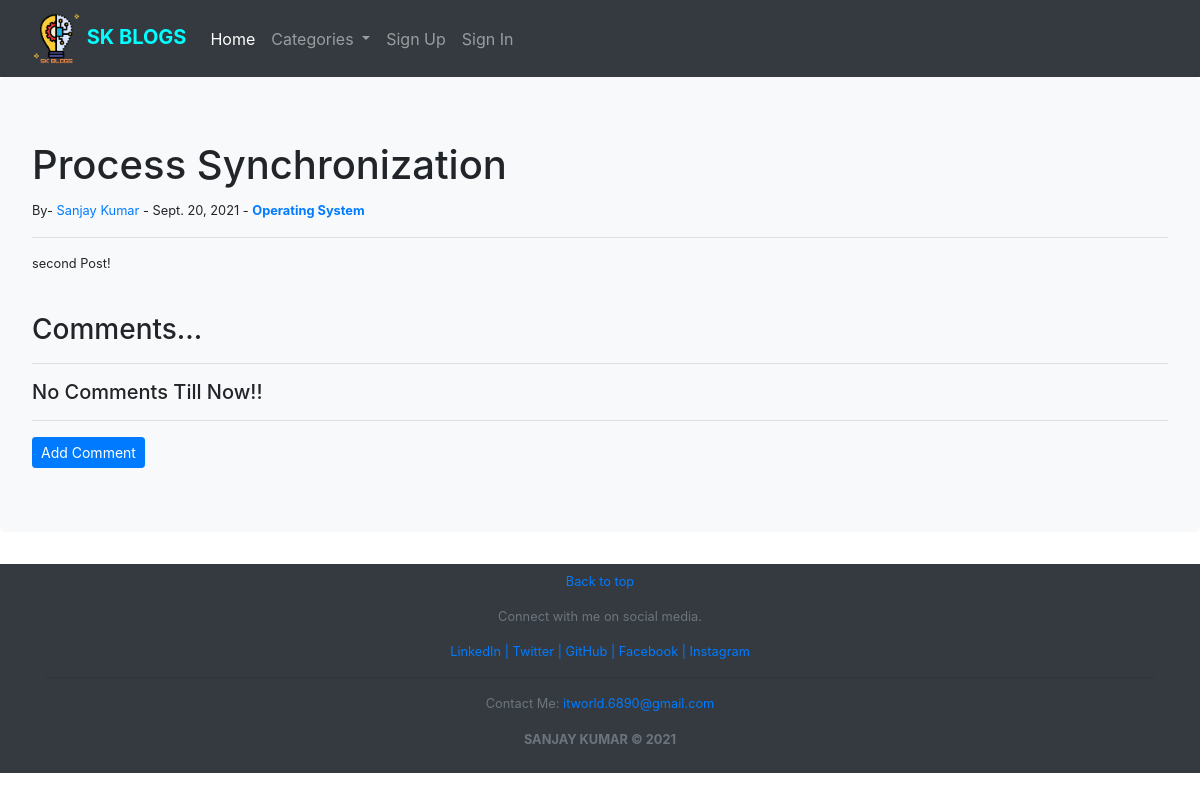
The app's page /article/2 with its own data.
### blog/models.py (models this page shows, shortened)
class Post(models.Model):
    title = models.CharField(max_length=255)
    title_tag = models.CharField(max_length=255)
    post_date = models.DateField(auto_now_add=True)
    author  = models.ForeignKey(User, on_delete=CASCADE)
    category = models.ForeignKey(Category, models.SET_NULL, blank=True, null=True)
    body = RichTextField(blank=True, null=True)
    snippet = models.CharField(max_length=255)
    likes = models.ManyToManyField(User, related_name="blog_posts")
    def total_likes(self):
        return self.likes.count()

class Category(models.Model):
    name = models.CharField(max_length=255)
    def __str__(self):
        return self.name

### blog/views.py (the view)
# urls.py: path('article/<int:pk>', ArticleView.as_view(), name="article-view"),
class ArticleView(DetailView):
    model = Post
    template_name = 'article.html'
    def get_context_data(self, *args, **kwargs):
        cat_menu = Category.objects.all()
        context = super(ArticleView, self).get_context_data(*args, **kwargs)
        context["cat_menu"] = cat_menu
        stuff = get_object_or_404(Post, id=self.kwargs['pk'])
        total_likes = stuff.total_likes()
        context["total_likes"] = total_likes
        liked = False
        if stuff.likes.filter(id=self.request.user.id).exists():
            liked = True
        context["liked"] = liked
        return context

### blog/templates/article.html (shortened to what this page needs)
{% extends 'base.html' %}
{% load static %}
{% block content %}
    <h1>{{ post.title }}</h1>
    <small>By-
      {% if post.author.profile.id %}
        <a href="{% url 'show-profile-page' post.author.profile.id %}">{{ post.author.first_name }} {{ post.author.last_name }}</a> - {{ post.post_date }} - <a href="{% url 'category' post.category|slugify %}"><strong>{{post.category}}</strong></a>
      {% else %}
        {{ post.author.first_name }} {{ post.author.last_name }} - {{ post.post_date }} - <a href="{% url 'category' post.category|slugify %}"><strong>{{post.category}}</strong></a>
      {% endif %}
    <hr/>
    {{ post.body|safe }}
    <br/>
    <h3>Comments...</h3>
    <hr/>
    {% if not post.comments.all %}
        <h5>No Comments Till Now!!</h5>
    {% endif %}
    <hr/>
    <a href="{% url 'add-comment' post.pk %}"><button class="btn btn-primary btn-sm">Add Comment</button></a>
{% endblock %}

### records on screen
Post: title "Process Synchronization", author.first_name "Sanjay", author.last_name "Kumar", post_date "Sept. 20, 2021", category "Operating System", body "second Post!"
